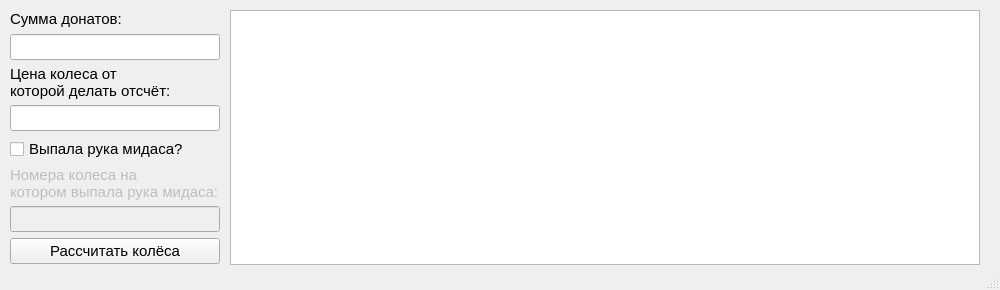
<?xml version="1.0" encoding="UTF-8"?>
<ui version="4.0">
 <class>MainWindow</class>
 <widget class="QMainWindow" name="MainWindow">
  <property name="enabled">
   <bool>true</bool>
  </property>
  <property name="geometry">
   <rect>
    <x>0</x>
    <y>0</y>
    <width>1000</width>
    <height>290</height>
   </rect>
  </property>
  <property name="minimumSize">
   <size>
    <width>1000</width>
    <height>290</height>
   </size>
  </property>
  <property name="maximumSize">
   <size>
    <width>1000</width>
    <height>290</height>
   </size>
  </property>
  <property name="windowTitle">
   <string>Wheels counter</string>
  </property>
  <widget class="QWidget" name="centralwidget">
   <widget class="QTextEdit" name="reult_textEdit">
    <property name="enabled">
     <bool>true</bool>
    </property>
    <property name="geometry">
     <rect>
      <x>230</x>
      <y>10</y>
      <width>750</width>
      <height>255</height>
     </rect>
    </property>
    <property name="font">
     <font>
      <pointsize>11</pointsize>
     </font>
    </property>
   </widget>
   <widget class="QWidget" name="verticalLayoutWidget">
    <property name="geometry">
     <rect>
      <x>10</x>
      <y>10</y>
      <width>210</width>
      <height>254</height>
     </rect>
    </property>
    <layout class="QVBoxLayout" name="verticalLayout_3">
     <item>
      <widget class="QLabel" name="donation_sum_label">
       <property name="font">
        <font>
         <pointsize>11</pointsize>
        </font>
       </property>
       <property name="text">
        <string>Сумма донатов:</string>
       </property>
      </widget>
     </item>
     <item>
      <widget class="QLineEdit" name="donation_sum_lineEdit">
       <property name="font">
        <font>
         <pointsize>11</pointsize>
        </font>
       </property>
      </widget>
     </item>
     <item>
      <widget class="QLabel" name="cur_wheel_price_label">
       <property name="font">
        <font>
         <pointsize>11</pointsize>
        </font>
       </property>
       <property name="contextMenuPolicy">
        <enum>Qt::DefaultContextMenu</enum>
       </property>
       <property name="toolTipDuration">
        <number>-3</number>
       </property>
       <property name="layoutDirection">
        <enum>Qt::LeftToRight</enum>
       </property>
       <property name="autoFillBackground">
        <bool>false</bool>
       </property>
       <property name="text">
        <string>Цена колеса от 
которой делать отсчёт:</string>
       </property>
      </widget>
     </item>
     <item>
      <widget class="QLineEdit" name="cur_wheel_price_lineEdit">
       <property name="font">
        <font>
         <pointsize>11</pointsize>
        </font>
       </property>
      </widget>
     </item>
     <item>
      <widget class="QCheckBox" name="hand_of_midas_checkBox">
       <property name="font">
        <font>
         <pointsize>11</pointsize>
        </font>
       </property>
       <property name="text">
        <string>Выпала рука мидаса?</string>
       </property>
       <property name="tristate">
        <bool>false</bool>
       </property>
      </widget>
     </item>
     <item>
      <widget class="QLabel" name="hand_of_midas_label">
       <property name="enabled">
        <bool>false</bool>
       </property>
       <property name="font">
        <font>
         <pointsize>11</pointsize>
        </font>
       </property>
       <property name="autoFillBackground">
        <bool>false</bool>
       </property>
       <property name="text">
        <string>Номера колеса на 
котором выпала рука мидаса:</string>
       </property>
       <property name="scaledContents">
        <bool>false</bool>
       </property>
      </widget>
     </item>
     <item>
      <widget class="QLineEdit" name="hand_of_midas_lineEdit">
       <property name="enabled">
        <bool>false</bool>
       </property>
       <property name="font">
        <font>
         <pointsize>11</pointsize>
        </font>
       </property>
      </widget>
     </item>
     <item>
      <widget class="QPushButton" name="count_button">
       <property name="font">
        <font>
         <pointsize>11</pointsize>
        </font>
       </property>
       <property name="text">
        <string>Рассчитать колёса</string>
       </property>
      </widget>
     </item>
    </layout>
   </widget>
  </widget>
  <widget class="QStatusBar" name="statusbar"/>
 </widget>
 <resources/>
 <connections/>
</ui>
